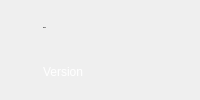
            <widget class="QWidget" name="horizontalWidget" native="true">
             <layout class="QHBoxLayout" name="horizontalLayout">
              <property name="spacing">
               <number>10</number>
              </property>
              <property name="leftMargin">
               <number>9</number>
              </property>
              <property name="topMargin">
               <number>9</number>
              </property>
              <property name="rightMargin">
               <number>9</number>
              </property>
              <property name="bottomMargin">
               <number>9</number>
              </property>
              <item>
               <widget class="QLabel" name="label_3">
                <property name="sizePolicy">
                 <sizepolicy hsizetype="Fixed" vsizetype="Fixed">
                  <horstretch>0</horstretch>
                  <verstretch>0</verstretch>
                 </sizepolicy>
                </property>
                <property name="minimumSize">
                 <size>
                  <width>24</width>
                  <height>24</height>
                 </size>
                </property>
                <property name="pixmap">
                 <pixmap resource="resources.qrc">:/icon/phone.svg</pixmap>
                </property>
                <property name="alignment">
                 <set>Qt::AlignCenter</set>
                </property>
               </widget>
              </item>
              <item>
               <widget class="QWidget" name="verticalWidget" native="true">
                <layout class="QVBoxLayout" name="verticalLayout_3">
                 <property name="spacing">
                  <number>6</number>
                 </property>
                 <property name="leftMargin">
                  <number>0</number>
                 </property>
                 <property name="topMargin">
                  <number>0</number>
                 </property>
                 <property name="rightMargin">
                  <number>0</number>
                 </property>
                 <property name="bottomMargin">
                  <number>0</number>
                 </property>
                 <item>
                  <widget class="QLabel" name="phoneNameLbl">
                   <property name="font">
                    <font>
                     <pointsize>-1</pointsize>
                     <bold>true</bold>
                    </font>
                   </property>
                   <property name="text">
                    <string>Phone</string>
                   </property>
                  </widget>
                 </item>
                 <item>
                  <widget class="QLabel" name="phoneVersionLbl">
                   <property name="cursor">
                    <cursorShape>PointingHandCursor</cursorShape>
                   </property>
                   <property name="text">
                    <string>&lt;a style=&quot;text-decoration:none; color: white&quot; href=&quot;#&quot;&gt;Version&lt;/a&gt;</string>
                   </property>
                   <property name="textFormat">
                    <enum>Qt::RichText</enum>
                   </property>
                   <property name="openExternalLinks">
                    <bool>false</bool>
                   </property>
                  </widget>
                 </item>
                </layout>
               </widget>
              </item>
              <item>
               <spacer name="horizontalSpacer_3">
                <property name="orientation">
                 <enum>Qt::Horizontal</enum>
                </property>
                <property name="sizeHint" stdset="0">
                 <size>
                  <width>40</width>
                  <height>20</height>
                 </size>
                </property>
               </spacer>
              </item>
             </layout>
            </widget>
